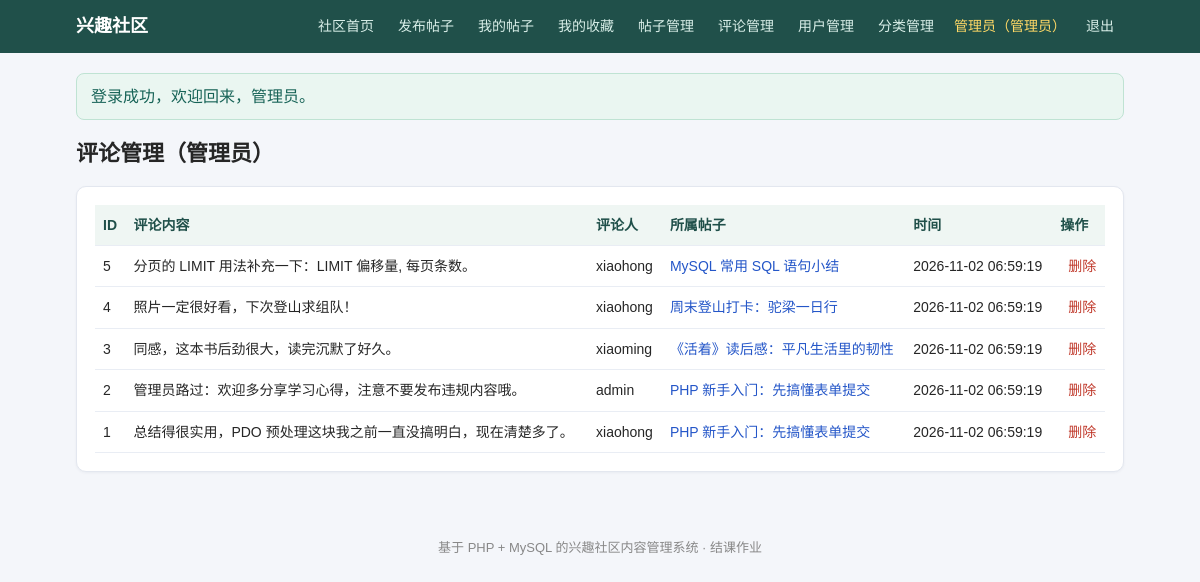
Page /admin_comments.php (signed in) on the committed database.
### tables this page shows
CREATE TABLE `comment` (
    id          INT AUTO_INCREMENT PRIMARY KEY,
    post_id     INT NOT NULL,
    uid         INT NOT NULL,
    content     VARCHAR(1000) NOT NULL,
    create_time DATETIME NOT NULL DEFAULT CURRENT_TIMESTAMP,
    FOREIGN KEY (post_id) REFERENCES `post`(id) ON DELETE CASCADE,
    FOREIGN KEY (uid) REFERENCES `user`(id) ON DELETE CASCADE
);

CREATE TABLE `user` (
    id          INT AUTO_INCREMENT PRIMARY KEY,
    username    VARCHAR(50)  NOT NULL UNIQUE,
    password    VARCHAR(255) NOT NULL COMMENT 'password_hash 加密后的密码',
    nickname    VARCHAR(50)  NOT NULL DEFAULT '',
    role        VARCHAR(20)  NOT NULL DEFAULT 'user' COMMENT 'user 普通用户 / admin 管理员',
    status      TINYINT      NOT NULL DEFAULT 1 COMMENT '1 正常 0 封禁',
    create_time DATETIME     NOT NULL DEFAULT CURRENT_TIMESTAMP
);

CREATE TABLE `post` (
    id          INT AUTO_INCREMENT PRIMARY KEY,
    uid         INT NOT NULL,
    title       VARCHAR(200) NOT NULL,
    content     TEXT NOT NULL,
    cate_id     INT NOT NULL,
    create_time DATETIME NOT NULL DEFAULT CURRENT_TIMESTAMP,
    update_time DATETIME NOT NULL DEFAULT CURRENT_TIMESTAMP ON UPDATE CURRENT_TIMESTAMP,
    status      TINYINT NOT NULL DEFAULT 1 COMMENT '0 草稿 1 已发布',
    FOREIGN KEY (uid) REFERENCES `user`(id) ON DELETE CASCADE,
    FOREIGN KEY (cate_id) REFERENCES `category`(id) ON DELETE RESTRICT
);

### admin_comments.php (the view, shortened to what this page needs)
<?php
require 'config.php';
$total = (int)$pdo->query('SELECT COUNT(*) FROM `comment`')->fetchColumn();
$perPage = 10; list($page, $totalPages, $offset) = paginate($total, $perPage);
$comments = $pdo->query(
    'SELECT cm.*, u.username, p.title AS post_title FROM `comment` cm JOIN `user` u ON u.id=cm.uid JOIN `post` p ON p.id=cm.post_id
     ORDER BY cm.create_time DESC, cm.id DESC LIMIT ' . $perPage . ' OFFSET ' . $offset
)->fetchAll();
?>
<h1>评论管理（管理员）</h1>
<div class="card">
  <table>
    <tr><th>ID</th><th>评论内容</th><th>评论人</th><th>所属帖子</th><th>时间</th><th>操作</th></tr>
    <?php foreach ($comments as $cm): ?>
    <tr>
      <td><?= (int)$cm['id'] ?></td><td><?= e($cm['content']) ?></td><td><?= e($cm['username']) ?></td>
      <td><a href="post.php?id=<?= (int)$cm['post_id'] ?>"><?= e($cm['post_title']) ?></a></td>
      <td><?= e($cm['create_time']) ?></td>
      <td><form class="del-form" method="post" action="comment_delete.php" data-confirm="确定要删除这条违规评论吗？">
        <button class="link-btn" type="submit">删除</button></form></td>
    </tr>
    <?php endforeach; ?>
  </table>
</div>

### assets/style.css (style rules this page uses)
* { box-sizing: border-box; }
body { margin:0; font-family:"Microsoft YaHei","PingFang SC",Arial,sans-serif; background:#f4f6fa; color:#262626; line-height:1.6; }
a { color:#2456c8; text-decoration:none; }
h1 { font-size:22px; margin:8px 0 14px; }
.card { background:#fff; border:1px solid #e3e7ef; border-radius:10px; padding:18px; margin-bottom:16px; box-shadow:0 1px 3px rgba(20,40,80,.05); }
table { width:100%; border-collapse:collapse; font-size:14px; }
th, td { border-bottom:1px solid #e9edf4; padding:9px 8px; text-align:left; vertical-align:top; }
th { background:#eff6f3; color:#20504a; }
.del-form { display:inline; margin-left:8px; }
.link-btn { background:none; border:none; color:#c0392b; cursor:pointer; font-size:14px; padding:0; font-family:inherit; }

### rows in the picture
comment: id "5", content "分页的 LIMIT 用法补充一下：LIMIT 偏移量, 每页条数。", uid.username "xiaohong", post.title "MySQL 常用 SQL 语句小结", create_time "2026-11-02 06:59:19"
comment: id "4", content "照片一定很好看，下次登山求组队！", uid.username "xiaohong", post.title "周末登山打卡：驼梁一日行", create_time "2026-11-02 06:59:19"
comment: id "3", content "同感，这本书后劲很大，读完沉默了好久。", uid.username "xiaoming", post.title "《活着》读后感：平凡生活里的韧性", create_time "2026-11-02 06:59:19"
comment: id "2", content "管理员路过：欢迎多分享学习心得，注意不要发布违规内容哦。", uid.username "admin", post.title "PHP 新手入门：先搞懂表单提交", create_time "2026-11-02 06:59:19"
comment: id "1", content "总结得很实用，PDO 预处理这块我之前一直没搞明白，现在清楚多了。", uid.username "xiaohong", post.title "PHP 新手入门：先搞懂表单提交", create_time "2026-11-02 06:59:19"

### other values in the picture
$_SESSION['nickname'] ?: $_SESSION['username'] "管理员"
$_SESSION['flash'] "登录成功，欢迎回来，管理员。"
